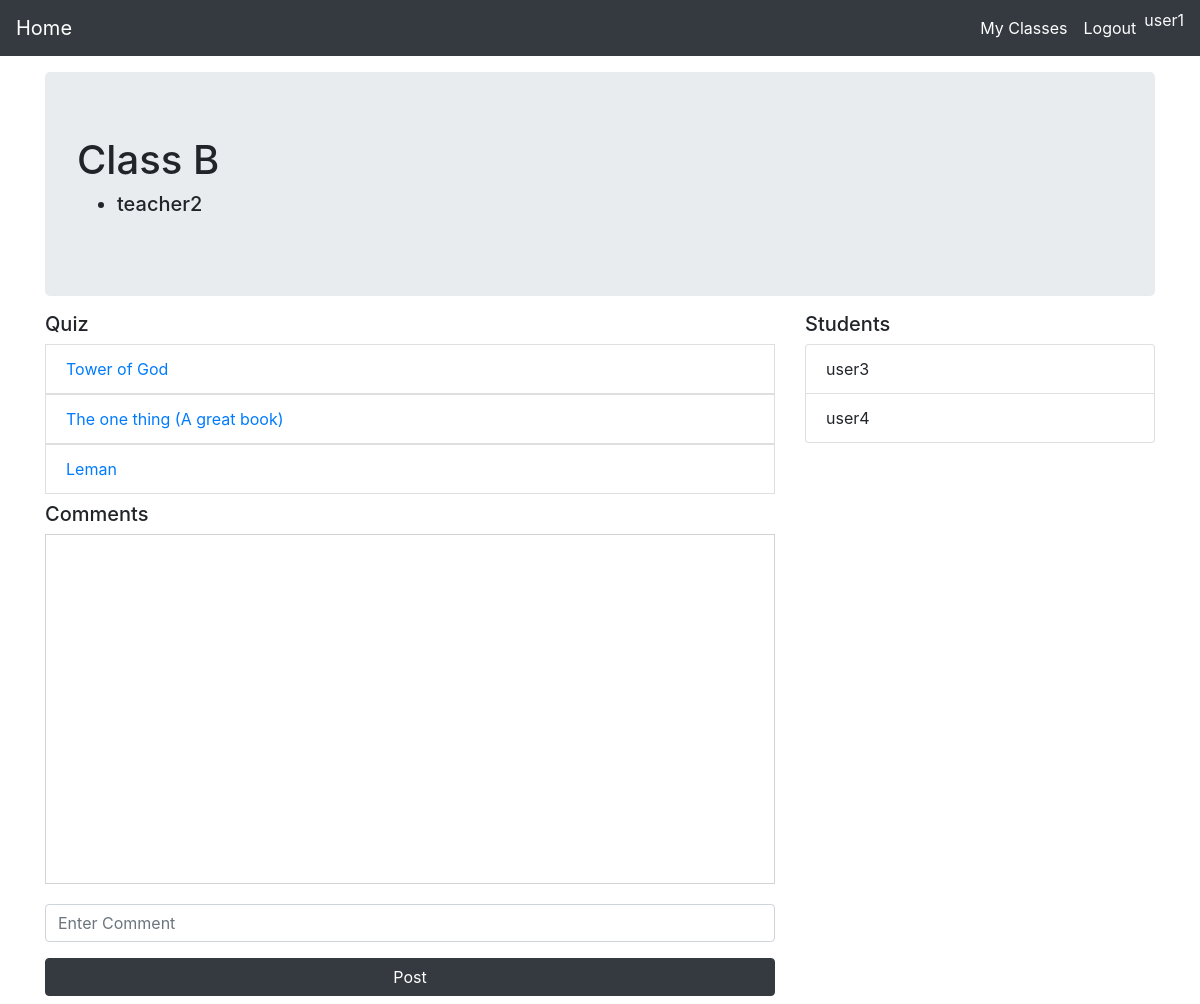
Page /quiz/class_view/2 (signed in) on the earlier database version.
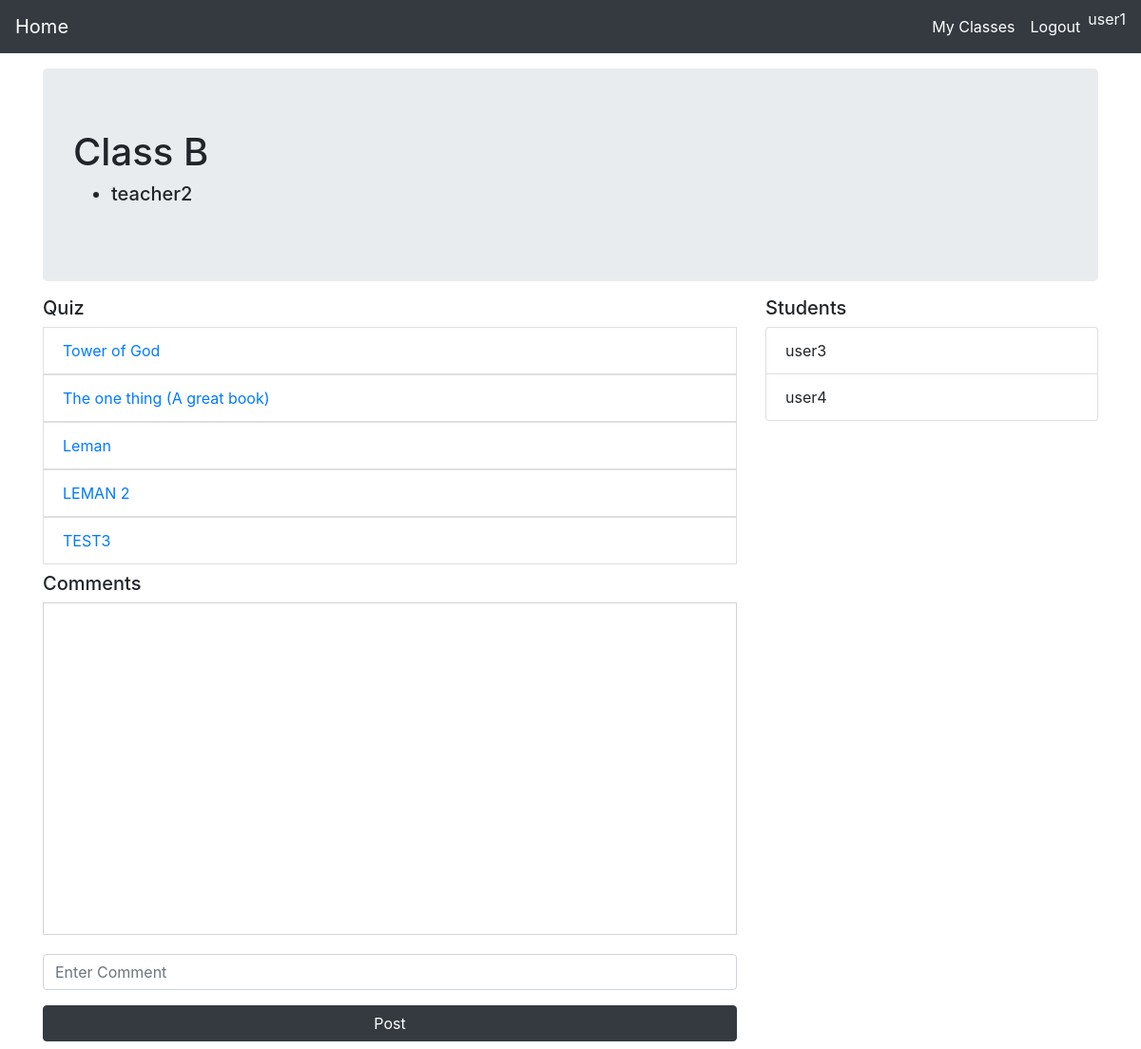
Same page on the later database version.
### quiz/models.py (models this page shows, shortened)
class Class(models.Model):
    class_name = models.CharField(max_length=20)
    year = models.IntegerField(primary_key=False,null=False,blank=False)
    branch = models.CharField(max_length=50)
    user = models.ManyToManyField(User)

class Quiz(models.Model):
    title = models.CharField(max_length=250)
    description = models.TextField()
    classes = models.ManyToManyField(Class)
    make_visible = models.BooleanField(default=False)
    total_questions = models.IntegerField(primary_key=False,default=0)
    answer_available = models.BooleanField(primary_key=False,default=False)
    timer = models.IntegerField(primary_key=False,null=True,blank=True,validators=[MinValueValidator(9), MaxValueValidator(31)],)

### quiz/views.py (the view)
# urls.py: path('class_view/<int:class_pk>',views.classView,name='classView'),
@login_required
def classView(request,class_pk):
    stud_info = []
    quiz_info = []
    class_obj = get_object_or_404(Class,pk=class_pk)
    if str(request.user.job.status) == 'student':
        quiz_list = list(Quiz.objects.filter(make_visible=True).filter(classes=class_obj))
        student_quiz_info = []
        if len(quiz_list) != 0:
            for quiz in quiz_list :
                stud_info = list(StudentQuizInfo.objects.filter(quiz_id=quiz.id).filter(user_id=request.user.id))
                if len(stud_info) != 0 :
                    student_quiz_info.append(stud_info[0])
                else :
                    student_quiz_info.append(None)
        quiz_info = zip(quiz_list,student_quiz_info)
    else :
        quiz_list = list(Quiz.objects.filter(classes=class_obj))
    participant_list = class_obj.user.all()
    teacher_list = []
    student_list = []
    for each_user in participant_list :
        if each_user.is_superuser :
            pass
        elif str(each_user.job.status)== 'student' :
            student_list.append(each_user)
        elif str(each_user.job.status)== 'teacher' :
            teacher_list.append(each_user)
    user_list = []
    if Comments.objects.filter(clas_id=class_pk).exists():
        comments = get_list_or_404(Comments,clas_id=class_pk)
        for comment in comments :
            user_list.append(get_object_or_404(User,pk=comment.user_id))
    else :
        comments = []
    user_comments_list = zip(user_list,comments)
    context = {
        'quiz_info':quiz_info,
        'class_obj':class_obj,
        'student_list':student_list,
        'teacher_list':teacher_list,
        'quiz_list':quiz_list,
        'comments_form':CommentsForm(),
        'user_comments_list':user_comments_list,
    }
    return render(request,'quiz/class_view.html',context)

### quiz/forms.py
class CommentsForm(forms.ModelForm) :
    class Meta :
        model = Comments
        fields = ('comment',)
        widgets = {
            'comment':forms.TextInput(attrs={'class': 'form-comments','placeholder':'Enter Comment'})
        }
        labels ={
            'comment' : (''),
        }
    def __init__(self, *args, **kwargs):
        super(CommentsForm, self).__init__(*args, **kwargs)
        self.fields['comment'].required=True

### templates/quiz/class_view.html (shortened to what this page needs)
{% extends "./base.html" %}
{% load crispy_forms_tags %}
{% load static %}
{% block content %}
<link rel="stylesheet" href="{% static 'quiz/class_view.css' %}">
<div class="container">
    <div class="jumbotron my-3">
        <h1>
            {{class_obj.class_name}}
        </h1>
        <h5>
            <ul>
                {% for each_teacher in teacher_list %}
                <li>{{each_teacher}}</li>
                {% endfor %}
            </ul>
        </h5>
    </div>
    <div class="row">
        <div class="col-md-8">
            <h5>Quiz</h5>
            <ul class="list-group">
                {% if request.user.job.status == 'student' %}
                    {% for quiz, info in quiz_info %}
                    <a href="{% url 'quiz:quizInfoTeacherView' quiz.id %}">
                        <li class="list-group-item">{{quiz.title}}</li>
                    </a>
                    {% endfor %}
                {% endif %}
            </ul>
        </div>
        <div class="col-md-4">
            <h5>Students </h5>
                <ul class="list-group">
                    {% for each_student in student_list %}
                    <li class="list-group-item">{{each_student}}</li>
                    {% endfor %}
                </ul>
        </div>
    </div>
    <div class="row">
        <div class="col-md-8 mb-2 mt-2">
            <h5>Comments</h5>
            <div class="comments-box">
            </div>
            <form action="{% url 'quiz:postComment' class_obj.id %}" method="POST">
                {{comments_form|crispy}}
                <button class="btn btn-dark w-100" type="submit">Post</button>
            </form>
        </div>
    </div>
</div>
{% endblock %}

### templates/quiz/base.html (shortened to what this page needs)
<!DOCTYPE html>
<html lang="en">
<head>
  <link rel="stylesheet" href="https://stackpath.bootstrapcdn.com/bootstrap/4.5.0/css/bootstrap.min.css"
 />
  <link rel="stylesheet" href="https://stackpath.bootstrapcdn.com/font-awesome/4.7.0/css/font-awesome.min.css">
</head>
<body style="height: 100vh">
  <nav class="navbar navbar-expand-lg navbar-dark bg-dark">
    <a class="navbar-brand" href="{% url 'quiz:home' %}">
      <span class="nav_link" id="home">
        Home
      </span>
    </a>
    <div class="collapse navbar-collapse" id="navbarSupportedContent">
      <ul class="navbar-nav ml-auto">
        <li class="nav-item active">
          <a class="nav-link" href="{% if user.is_authenticated %} {% url 'quiz:home' %} {% else %} # {% endif %}">
            <span class="nav_link">
              My Classes
            </span>
          </a>
        </li>
        <li class="nav-item active">
          <a class="nav-link" href="{% if user.is_authenticated %} {% url 'quiz:logout' %} {% else %} # {% endif %}">
            <span class="nav_link">
              {% if user.is_authenticated %} Logout {% else %} Login {% endif %}
            </span>
          </a>
        </li>
        <li class="nav-item active">
            <span class="nav_link text-light">
              {% if user.is_authenticated %} {{request.user.username}} {% endif %}
            </span>
        </li
      </ul>
    </div>
  </nav>
  {% block content %} {% endblock content %}
</body>
</html>

### static/quiz/class_view.css (style rules this page uses)
.comments-box { width: auto; height: 350px; border: 1px solid lightgray; overflow: scroll; margin-bottom: 20px; }

Differences in the rows shown:
now on this page (row edited): Quiz: title "LEMAN 2"
added Quiz: title "TEST3"
